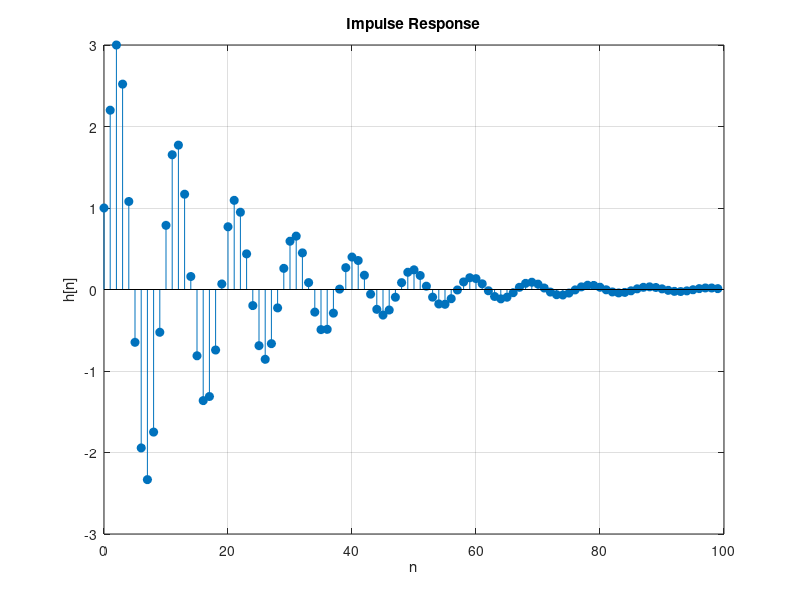
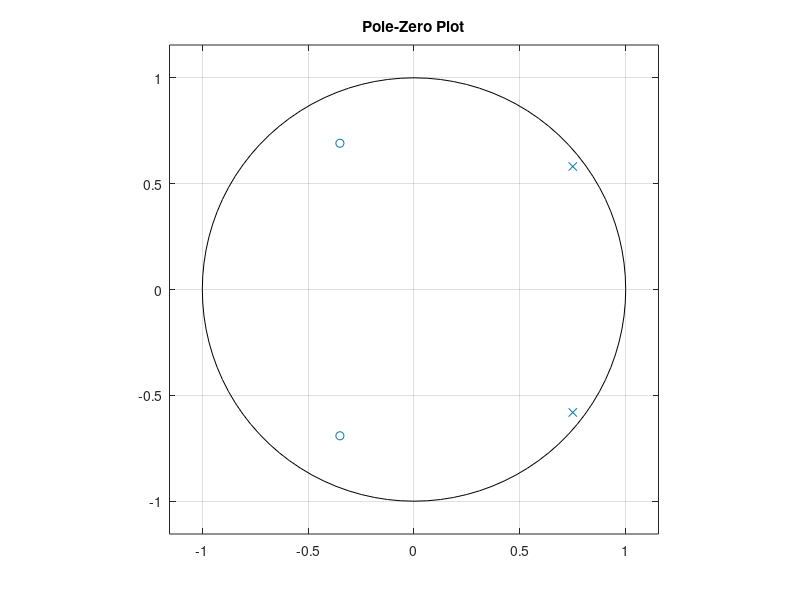
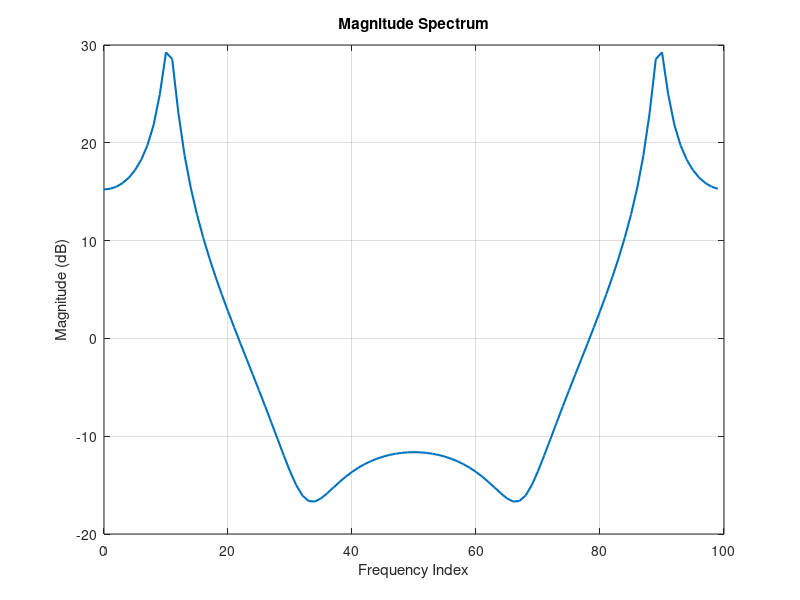
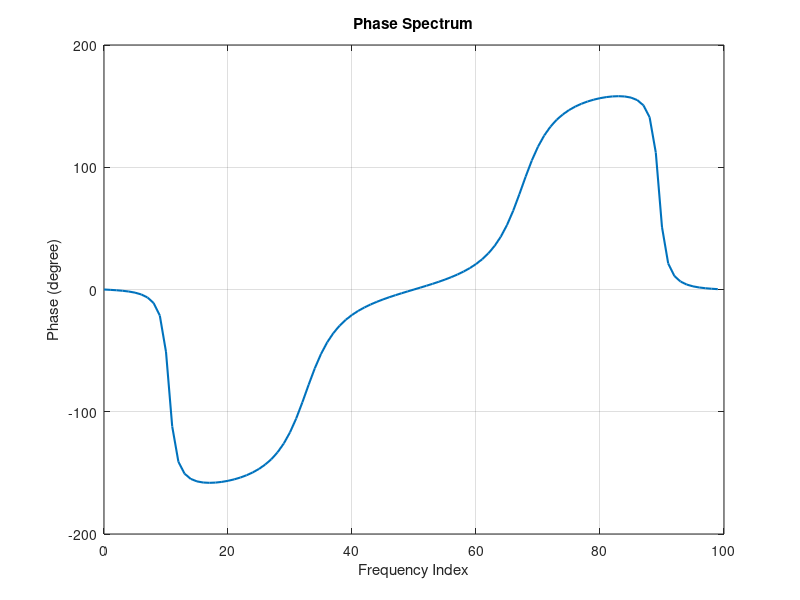

Reproduce these figures in MATLAB, in order.
clc;
clear all;
close all;

%% Problem 1

% Transfer function:
% H(z) = (1 + 0.7z^-1 + 0.6z^-2)
%        ------------------------
%        (1 - 1.5z^-1 + 0.9z^-2)

b = [1 0.7 0.6];      % numerator coefficients
a = [1 -1.5 0.9];     % denominator coefficients

%% (b) Impulse response using filter()

N = 100;              % first 100 samples

x = [1 zeros(1,N-1)]; % impulse signal delta[n]

h = filter(b,a,x);    % impulse response

n = 0:N-1;

figure;
stem(n,h,'filled');
xlabel('n');
ylabel('h[n]');
title('Impulse Response');
grid on;

%% (c) Pole-zero plot

figure;
zplane(b,a);
title('Pole-Zero Plot');

%% Magnitude and phase spectra

H = fft(h,N);

f = 0:N-1;

% Magnitude spectrum in dB
magH = 20*log10(abs(H));

figure;
plot(f,magH,'LineWidth',1.5);
xlabel('Frequency Index');
ylabel('Magnitude (dB)');
title('Magnitude Spectrum');
grid on;

% Phase spectrum in degree
phaseH = angle(H)*180/pi;

figure;
plot(f,phaseH,'LineWidth',1.5);
xlabel('Frequency Index');
ylabel('Phase (degree)');
title('Phase Spectrum');
grid on;
